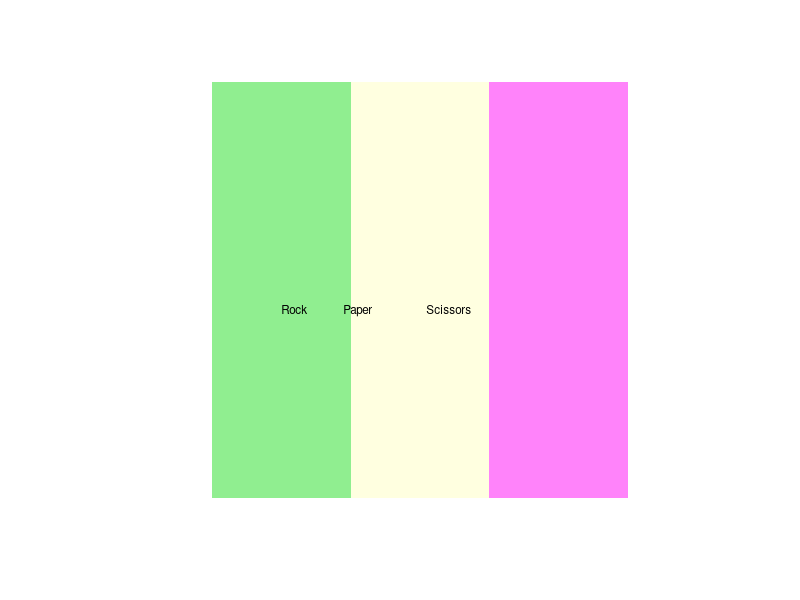

Write R code to recreate this figure. (Note: this script raises an error after producing the figure.)
##########################################
# 
# Play Rock-Paper-Scissors with R
# Series:
# Little Useless-useful R functions #8
# Created: November 11, 2020
# Author: Tomaz Kastrun
# Blog: tomaztsql.wordpress.com
# V.1.0

# Changelog: 
#        - adding x11()
###########################################


#################################### 
##### Input bet as a function  #####
####################################


play_RPS <- function(bet) {
  bets <- c("R","P", "S") 
  if(bet %in% bets){
     
  solution_df <- data.frame(combo=c("RP", "PR", "PS", "SP", "RS", "SR", "PP", "RR", "SS"), win = c("01","10", "01","10", "10", "01", "00","00","00") )
  REngine <- sample(bets,1)  
  combo <- paste0(REngine,bet, collapse="")
  res <-solution_df[ which(solution_df$combo==combo),2]
  if (res=="10"){
    res_print <<- print(paste0("You lost. Computer draw: ", REngine), collapse="")
  } else if(res=="00"){
    res_print <<-print(paste0("It's a tie! Computer draw: ", REngine), collapse="")
    }else {
    res_print <<- print(paste0("You win! Computer draw: ", REngine), collapse="")
    }
   }
  else {
    print("Please input valid bet!")
  }
}

# Run test
play_RPS("R")


##############################
##### Using x11  ############
##############################


### Navigating through x11 with play_RPS function
## Concept/part of code of using x11() function by Darren Tsai
click <- function(rock.paper.scissors=defaultRPS){
  
  while(length(place.na)==9){
    mouse.at <- locator(n = 1, type = "p") 
    x.at <- round(mouse.at$x)
    y.at <- round(mouse.at$y)
    if(all(is.na(place.na))){
      defaultRPS <<- rock.paper.scissors()
    }else if(x.at > 3.5 | x.at < 0.5 | y.at > 3.5 | y.at < 0.5){
      r <<- r + 1
      title(sub=list("Click outside:Quit/inside:Restart", col="black", font=2, cex=2), line=2)
      if(r==2){
        dev.off()
        break
      }
    }else{
      if(r==1){
        ttt <<- rock.paper.scissors()
      }else{
        if(x.at==1){ res_print <<- play_RPS("R") 
          title(sub=list(res_print, col="black", font=0.5, cex=2.5), line=2)}
        if(x.at==2){ play_RPS("S") 
          title(sub=list(res_print, col="black", font=0.5, cex=2.5), line=2)}
        if(x.at==3){ play_RPS("P") 
          title(sub=list(res_print, col="black", font=0.5, cex=2.5), line=2)}
      }
    }
  }
}


#### Board 
rock.paper.scissors <- function(){
  place.na <<- matrix(1:9, 3, 3)
  value <<- matrix(-3, 3, 3)
  k <<- 1 ; r <<- 0
  image(1:3, 1:3, matrix(1:9, 3, 3), asp=c(1, 1), xaxt="n", yaxt="n", xlab="", ylab="", frame=FALSE, col=c("lightgreen", "lightYellow", "orchid1","lightgreen", "lightYellow", "orchid1","lightgreen", "lightYellow", "orchid1"))
  mtext(side=1, line=-10, at=1.0, adj=0, cex=0.7, 'Rock            Paper                  Scissors') #change
  }

### Start with x11 
start_game <- function(){
  x11()
  defaultRPS <<- rock.paper.scissors() 
  click()
}

########################
#### Start the game ####
########################

start_game()

 
